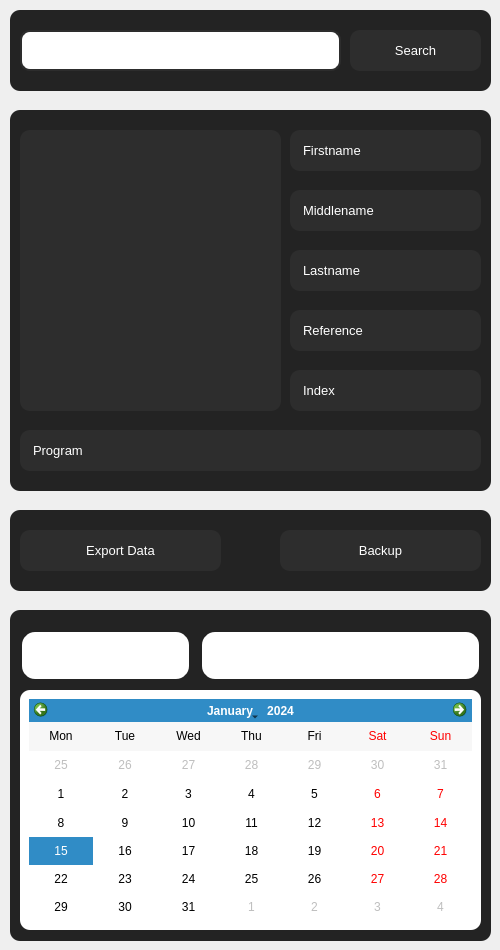
                <widget class="QFrame" name="left_frame_2">
                 <property name="minimumSize">
                  <size>
                   <width>500</width>
                   <height>0</height>
                  </size>
                 </property>
                 <property name="maximumSize">
                  <size>
                   <width>500</width>
                   <height>16777215</height>
                  </size>
                 </property>
                 <property name="frameShape">
                  <enum>QFrame::NoFrame</enum>
                 </property>
                 <property name="frameShadow">
                  <enum>QFrame::Raised</enum>
                 </property>
                 <layout class="QVBoxLayout" name="verticalLayout_9">
                  <property name="spacing">
                   <number>0</number>
                  </property>
                  <property name="leftMargin">
                   <number>0</number>
                  </property>
                  <property name="topMargin">
                   <number>0</number>
                  </property>
                  <property name="rightMargin">
                   <number>0</number>
                  </property>
                  <property name="bottomMargin">
                   <number>0</number>
                  </property>
                  <item>
                   <widget class="QFrame" name="top">
                    <property name="minimumSize">
                     <size>
                      <width>0</width>
                      <height>500</height>
                     </size>
                    </property>
                    <property name="maximumSize">
                     <size>
                      <width>500</width>
                      <height>500</height>
                     </size>
                    </property>
                    <property name="frameShape">
                     <enum>QFrame::NoFrame</enum>
                    </property>
                    <property name="frameShadow">
                     <enum>QFrame::Raised</enum>
                    </property>
                    <widget class="QLabel" name="db_refrence">
                     <property name="geometry">
                      <rect>
                       <x>290</x>
                       <y>310</y>
                       <width>191</width>
                       <height>41</height>
                      </rect>
                     </property>
                     <property name="font">
                      <font>
                       <family>MS Shell Dlg 2</family>
                       <pointsize>10</pointsize>
                       <weight>50</weight>
                       <bold>false</bold>
                      </font>
                     </property>
                     <property name="styleSheet">
                      <string notr="true">QLabel{
	color: rgb(255, 255, 255);
	background-color: rgb(45, 45, 45);
	border-radius: 10px;
	padding-left:10px;
}</string>
                     </property>
                     <property name="text">
                      <string>Reference</string>
                     </property>
                     <property name="alignment">
                      <set>Qt::AlignLeading|Qt::AlignLeft|Qt::AlignVCenter</set>
                     </property>
                    </widget>
                    <widget class="QLabel" name="db_image_data">
                     <property name="geometry">
                      <rect>
                       <x>20</x>
                       <y>130</y>
                       <width>261</width>
                       <height>281</height>
                      </rect>
                     </property>
                     <property name="font">
                      <font>
                       <family>Arial</family>
                       <pointsize>14</pointsize>
                       <weight>50</weight>
                       <bold>false</bold>
                      </font>
                     </property>
                     <property name="styleSheet">
                      <string notr="true">QLabel{
	color: rgb(255, 255, 255);
	background-color: rgb(45, 45, 45);
	border-radius: 10px;
}</string>
                     </property>
                     <property name="text">
                      <string/>
                     </property>
                     <property name="pixmap">
                      <pixmap resource="../resource/asset.qrc">:/icons/asset/image.svg</pixmap>
                     </property>
                     <property name="alignment">
                      <set>Qt::AlignCenter</set>
                     </property>
                    </widget>
                    <widget class="QLabel" name="db_lastname">
                     <property name="geometry">
                      <rect>
                       <x>290</x>
                       <y>250</y>
                       <width>191</width>
                       <height>41</height>
                      </rect>
                     </property>
                     <property name="font">
                      <font>
                       <family>MS Shell Dlg 2</family>
                       <pointsize>10</pointsize>
                       <weight>50</weight>
                       <bold>false</bold>
                      </font>
                     </property>
                     <property name="styleSheet">
                      <string notr="true">QLabel{
	color: rgb(255, 255, 255);
	background-color: rgb(45, 45, 45);
	border-radius: 10px;
	padding-left:10px;
}</string>
                     </property>
                     <property name="text">
                      <string>Lastname</string>
                     </property>
                     <property name="alignment">
                      <set>Qt::AlignLeading|Qt::AlignLeft|Qt::AlignVCenter</set>
                     </property>
                    </widget>
                    <widget class="QLabel" name="db_middlename">
                     <property name="geometry">
                      <rect>
                       <x>290</x>
                       <y>190</y>
                       <width>191</width>
                       <height>41</height>
                      </rect>
                     </property>
                     <property name="font">
                      <font>
                       <family>MS Shell Dlg 2</family>
                       <pointsize>10</pointsize>
                       <weight>50</weight>
                       <bold>false</bold>
                      </font>
                     </property>
                     <property name="styleSheet">
                      <string notr="true">QLabel{
	color: rgb(255, 255, 255);
	background-color: rgb(45, 45, 45);
	border-radius: 10px;
	padding-left:10px;
}</string>
                     </property>
                     <property name="text">
                      <string>Middlename</string>
                     </property>
                     <property name="alignment">
                      <set>Qt::AlignLeading|Qt::AlignLeft|Qt::AlignVCenter</set>
                     </property>
                    </widget>
                    <widget class="QLabel" name="db_firstname">
                     <property name="geometry">
                      <rect>
                       <x>290</x>
                       <y>130</y>
                       <width>191</width>
                       <height>41</height>
                      </rect>
                     </property>
                     <property name="font">
                      <font>
                       <family>MS Shell Dlg 2</family>
                       <pointsize>10</pointsize>
                       <weight>50</weight>
                       <bold>false</bold>
                      </font>
                     </property>
                     <property name="styleSheet">
                      <string notr="true">QLabel{
	color: rgb(255, 255, 255);
	background-color: rgb(45, 45, 45);
	border-radius: 10px;
	padding-left:10px;
}</string>
                     </property>
                     <property name="text">
                      <string>Firstname</string>
                     </property>
                     <property name="alignment">
                      <set>Qt::AlignLeading|Qt::AlignLeft|Qt::AlignVCenter</set>
                     </property>
                    </widget>
                    <widget class="QLabel" name="db_index">
                     <property name="geometry">
                      <rect>
                       <x>290</x>
                       <y>370</y>
                       <width>191</width>
                       <height>41</height>
                      </rect>
                     </property>
                     <property name="font">
                      <font>
                       <family>MS Shell Dlg 2</family>
                       <pointsize>10</pointsize>
                       <weight>50</weight>
                       <bold>false</bold>
                      </font>
                     </property>
                     <property name="styleSheet">
                      <string notr="true">QLabel{
	color: rgb(255, 255, 255);
	background-color: rgb(45, 45, 45);
	border-radius: 10px;
	padding-left:10px;
}</string>
                     </property>
                     <property name="text">
                      <string>Index</string>
                     </property>
                     <property name="alignment">
                      <set>Qt::AlignLeading|Qt::AlignLeft|Qt::AlignVCenter</set>
                     </property>
                    </widget>
                    <widget class="QLabel" name="db_programe">
                     <property name="geometry">
                      <rect>
                       <x>20</x>
                       <y>430</y>
                       <width>461</width>
                       <height>41</height>
                      </rect>
                     </property>
                     <property name="font">
                      <font>
                       <family>MS Shell Dlg 2</family>
                       <pointsize>10</pointsize>
                       <weight>50</weight>
                       <bold>false</bold>
                      </font>
                     </property>
                     <property name="styleSheet">
                      <string notr="true">QLabel{
	color: rgb(255, 255, 255);
	background-color: rgb(45, 45, 45);
	border-radius: 10px;
	padding-left:10px;
}</string>
                     </property>
                     <property name="text">
                      <string>Program</string>
                     </property>
                     <property name="alignment">
                      <set>Qt::AlignLeading|Qt::AlignLeft|Qt::AlignVCenter</set>
                     </property>
                     <property name="wordWrap">
                      <bool>true</bool>
                     </property>
                    </widget>
                    <widget class="QLineEdit" name="search_box">
                     <property name="geometry">
                      <rect>
                       <x>20</x>
                       <y>30</y>
                       <width>321</width>
                       <height>41</height>
                      </rect>
                     </property>
                     <property name="font">
                      <font>
                       <pointsize>10</pointsize>
                      </font>
                     </property>
                     <property name="styleSheet">
                      <string notr="true">QLineEdit{
	color: rgb(255, 255, 255);
	border: 2px solid  rgb(45, 45, 45);
	border-radius:10px;
	padding-left: 10px;
}

QLineEdit:hover{
	border:2px solid rgb(35, 35, 35);
}

QLineEdit:focus{
	border:2px solid rgb(255, 255, 255);
}</string>
                     </property>
                     <property name="placeholderText">
                      <string>Search here?</string>
                     </property>
                     <property name="clearButtonEnabled">
                      <bool>true</bool>
                     </property>
                    </widget>
                    <widget class="QPushButton" name="btn_search_page">
                     <property name="geometry">
                      <rect>
                       <x>350</x>
                       <y>30</y>
                       <width>131</width>
                       <height>41</height>
                      </rect>
                     </property>
                     <property name="font">
                      <font>
                       <pointsize>10</pointsize>
                      </font>
                     </property>
                     <property name="styleSheet">
                      <string notr="true">QPushButton{
	color: rgb(255, 255, 255);
	background-color: rgb(45, 45, 45);
	border:none;
	border-radius: 10px;
}

QPushButton:hover{
	border-radius: 20px;
}

QPushButton:pressed{
	border: 2px solid rgb(255,255,255);	
}</string>
                     </property>
                     <property name="text">
                      <string>Search</string>
                     </property>
                     <property name="icon">
                      <iconset resource="../resource/asset.qrc">
                       <normaloff>:/icons/asset/search.svg</normaloff>:/icons/asset/search.svg</iconset>
                     </property>
                     <property name="iconSize">
                      <size>
                       <width>30</width>
                       <height>30</height>
                      </size>
                     </property>
                     <property name="flat">
                      <bool>true</bool>
                     </property>
                    </widget>
                    <widget class="QLabel" name="label_29">
                     <property name="geometry">
                      <rect>
                       <x>10</x>
                       <y>10</y>
                       <width>481</width>
                       <height>81</height>
                      </rect>
                     </property>
                     <property name="font">
                      <font>
                       <family>Arial</family>
                       <pointsize>11</pointsize>
                       <weight>75</weight>
                       <bold>true</bold>
                      </font>
                     </property>
                     <property name="styleSheet">
                      <string notr="true">QLabel{
	color: rgb(255, 255, 255);
	background-color: rgb(35, 35, 35);
	border-radius: 10px;
	padding-left:10px;
}</string>
                     </property>
                     <property name="text">
                      <string/>
                     </property>
                     <property name="alignment">
                      <set>Qt::AlignLeading|Qt::AlignLeft|Qt::AlignVCenter</set>
                     </property>
                    </widget>
                    <widget class="QLabel" name="image_3">
                     <property name="geometry">
                      <rect>
                       <x>10</x>
                       <y>110</y>
                       <width>481</width>
                       <height>381</height>
                      </rect>
                     </property>
                     <property name="font">
                      <font>
                       <family>Arial</family>
                       <pointsize>14</pointsize>
                       <weight>50</weight>
                       <bold>false</bold>
                      </font>
                     </property>
                     <property name="styleSheet">
                      <string notr="true">QLabel{
	color: rgb(255, 255, 255);
	background-color: rgb(35, 35, 35);
	border-radius: 10px;
}</string>
                     </property>
                     <property name="text">
                      <string/>
                     </property>
                     <property name="alignment">
                      <set>Qt::AlignCenter</set>
                     </property>
                    </widget>
                    <zorder>image_3</zorder>
                    <zorder>label_29</zorder>
                    <zorder>db_refrence</zorder>
                    <zorder>db_image_data</zorder>
                    <zorder>db_lastname</zorder>
                    <zorder>db_middlename</zorder>
                    <zorder>db_firstname</zorder>
                    <zorder>db_index</zorder>
                    <zorder>db_programe</zorder>
                    <zorder>search_box</zorder>
                    <zorder>btn_search_page</zorder>
                   </widget>
                  </item>
                  <item>
                   <widget class="QFrame" name="bottom">
                    <property name="minimumSize">
                     <size>
                      <width>0</width>
                      <height>450</height>
                     </size>
                    </property>
                    <property name="maximumSize">
                     <size>
                      <width>16777215</width>
                      <height>450</height>
                     </size>
                    </property>
                    <property name="frameShape">
                     <enum>QFrame::NoFrame</enum>
                    </property>
                    <widget class="QFrame" name="frame_6">
                     <property name="geometry">
                      <rect>
                       <x>20</x>
                       <y>190</y>
                       <width>461</width>
                       <height>240</height>
                      </rect>
                     </property>
                     <property name="minimumSize">
                      <size>
                       <width>0</width>
                       <height>240</height>
                      </size>
                     </property>
                     <property name="maximumSize">
                      <size>
                       <width>16777215</width>
                       <height>240</height>
                      </size>
                     </property>
                     <property name="styleSheet">
                      <string notr="true">QFrame{
	background-color: rgb(255, 255, 255);
	border-radius: 10px;
}</string>
                     </property>
                     <property name="frameShape">
                      <enum>QFrame::NoFrame</enum>
                     </property>
                     <property name="frameShadow">
                      <enum>QFrame::Raised</enum>
                     </property>
                     <layout class="QVBoxLayout" name="verticalLayout_12">
                      <item>
                       <widget class="QCalendarWidget" name="calendarWidget">
                        <property name="verticalHeaderFormat">
                         <enum>QCalendarWidget::NoVerticalHeader</enum>
                        </property>
                        <property name="navigationBarVisible">
                         <bool>true</bool>
                        </property>
                       </widget>
                      </item>
                     </layout>
                    </widget>
                    <widget class="QLineEdit" name="db_start_date">
                     <property name="geometry">
                      <rect>
                       <x>20</x>
                       <y>130</y>
                       <width>171</width>
                       <height>51</height>
                      </rect>
                     </property>
                     <property name="font">
                      <font>
                       <pointsize>10</pointsize>
                      </font>
                     </property>
                     <property name="styleSheet">
                      <string notr="true">QLineEdit{
	color: rgb(255, 255, 255);
	border: 2px solid  rgb(35, 35, 35);
	border-radius:15px;
	padding-left: 45px;
}

QLineEdit:hover{
	border: 2px solid  rgb(45, 45, 45);
}

QLineEdit:focus{
	border:2px solid rgb(255, 255, 255);
}</string>
                     </property>
                     <property name="inputMethodHints">
                      <set>Qt::ImhPreferNumbers</set>
                     </property>
                     <property name="placeholderText">
                      <string>Start date?</string>
                     </property>
                     <property name="clearButtonEnabled">
                      <bool>true</bool>
                     </property>
                    </widget>
                    <widget class="QLabel" name="label_25">
                     <property name="geometry">
                      <rect>
                       <x>30</x>
                       <y>140</y>
                       <width>31</width>
                       <height>31</height>
                      </rect>
                     </property>
                     <property name="text">
                      <string/>
                     </property>
                     <property name="pixmap">
                      <pixmap resource="../resource/asset.qrc">:/icons/asset/calendar.svg</pixmap>
                     </property>
                    </widget>
                    <widget class="QLabel" name="label_30">
                     <property name="geometry">
                      <rect>
                       <x>10</x>
                       <y>110</y>
                       <width>481</width>
                       <height>331</height>
                      </rect>
                     </property>
                     <property name="minimumSize">
                      <size>
                       <width>0</width>
                       <height>300</height>
                      </size>
                     </property>
                     <property name="font">
                      <font>
                       <family>Arial</family>
                       <pointsize>11</pointsize>
                       <weight>75</weight>
                       <bold>true</bold>
                      </font>
                     </property>
                     <property name="styleSheet">
                      <string notr="true">QLabel{
	color: rgb(255, 255, 255);
	background-color: rgb(35, 35, 35);
	border-radius: 10px;
	padding-left:10px;
}</string>
                     </property>
                     <property name="text">
                      <string/>
                     </property>
                     <property name="alignment">
                      <set>Qt::AlignLeading|Qt::AlignLeft|Qt::AlignVCenter</set>
                     </property>
                    </widget>
                    <widget class="QPushButton" name="btn_csv">
                     <property name="geometry">
                      <rect>
                       <x>20</x>
                       <y>30</y>
                       <width>201</width>
                       <height>41</height>
                      </rect>
                     </property>
                     <property name="font">
                      <font>
                       <pointsize>10</pointsize>
                      </font>
                     </property>
                     <property name="styleSheet">
                      <string notr="true">QPushButton{
	color: rgb(255, 255, 255);
	background-color: rgb(45, 45, 45);
	border:none;
	border-radius: 10px;
}

QPushButton:hover{
	border-radius: 20px;
}

QPushButton:pressed{
	border: 2px solid rgb(255,255,255);	
}</string>
                     </property>
                     <property name="text">
                      <string>Export Data</string>
                     </property>
                     <property name="icon">
                      <iconset resource="../resource/asset.qrc">
                       <normaloff>:/icons/asset/file.svg</normaloff>:/icons/asset/file.svg</iconset>
                     </property>
                     <property name="iconSize">
                      <size>
                       <width>30</width>
                       <height>30</height>
                      </size>
                     </property>
                     <property name="flat">
                      <bool>true</bool>
                     </property>
                    </widget>
                    <widget class="QLabel" name="label_40">
                     <property name="geometry">
                      <rect>
                       <x>10</x>
                       <y>10</y>
                       <width>481</width>
                       <height>81</height>
                      </rect>
                     </property>
                     <property name="font">
                      <font>
                       <family>Arial</family>
                       <pointsize>11</pointsize>
                       <weight>75</weight>
                       <bold>true</bold>
                      </font>
                     </property>
                     <property name="styleSheet">
                      <string notr="true">QLabel{
	color: rgb(255, 255, 255);
	background-color: rgb(35, 35, 35);
	border-radius: 10px;
	padding-left:10px;
}</string>
                     </property>
                     <property name="text">
                      <string/>
                     </property>
                     <property name="alignment">
                      <set>Qt::AlignLeading|Qt::AlignLeft|Qt::AlignVCenter</set>
                     </property>
                    </widget>
                    <widget class="QLineEdit" name="filename">
                     <property name="geometry">
                      <rect>
                       <x>200</x>
                       <y>130</y>
                       <width>281</width>
                       <height>51</height>
                      </rect>
                     </property>
                     <property name="font">
                      <font>
                       <pointsize>10</pointsize>
                      </font>
                     </property>
                     <property name="styleSheet">
                      <string notr="true">QLineEdit{
	color: rgb(255, 255, 255);
	border: 2px solid  rgb(35, 35, 35);
	border-radius:15px;
	padding-left: 10px;
}

QLineEdit:hover{
	border: 2px solid  rgb(45, 45, 45);
}

QLineEdit:focus{
	border:2px solid rgb(255, 255, 255);
}</string>
                     </property>
                     <property name="inputMethodHints">
                      <set>Qt::ImhPreferNumbers</set>
                     </property>
                     <property name="placeholderText">
                      <string>Filename?</string>
                     </property>
                     <property name="clearButtonEnabled">
                      <bool>true</bool>
                     </property>
                    </widget>
                    <widget class="QPushButton" name="btn_backup">
                     <property name="geometry">
                      <rect>
                       <x>280</x>
                       <y>30</y>
                       <width>201</width>
                       <height>41</height>
                      </rect>
                     </property>
                     <property name="font">
                      <font>
                       <pointsize>10</pointsize>
                      </font>
                     </property>
                     <property name="styleSheet">
                      <string notr="true">QPushButton{
	color: rgb(255, 255, 255);
	background-color: rgb(45, 45, 45);
	border:none;
	border-radius: 10px;
}

QPushButton:hover{
	border-radius: 20px;
}

QPushButton:pressed{
	border: 2px solid rgb(255,255,255);	
}</string>
                     </property>
                     <property name="text">
                      <string>Backup</string>
                     </property>
                     <property name="icon">
                      <iconset resource="../resource/asset.qrc">
                       <normaloff>:/icons/asset/database.svg</normaloff>:/icons/asset/database.svg</iconset>
                     </property>
                     <property name="iconSize">
                      <size>
                       <width>30</width>
                       <height>30</height>
                      </size>
                     </property>
                     <property name="flat">
                      <bool>true</bool>
                     </property>
                    </widget>
                    <zorder>label_40</zorder>
                    <zorder>label_30</zorder>
                    <zorder>frame_6</zorder>
                    <zorder>db_start_date</zorder>
                    <zorder>label_25</zorder>
                    <zorder>btn_csv</zorder>
                    <zorder>filename</zorder>
                    <zorder>btn_backup</zorder>
                   </widget>
                  </item>
                 </layout>
                </widget>
